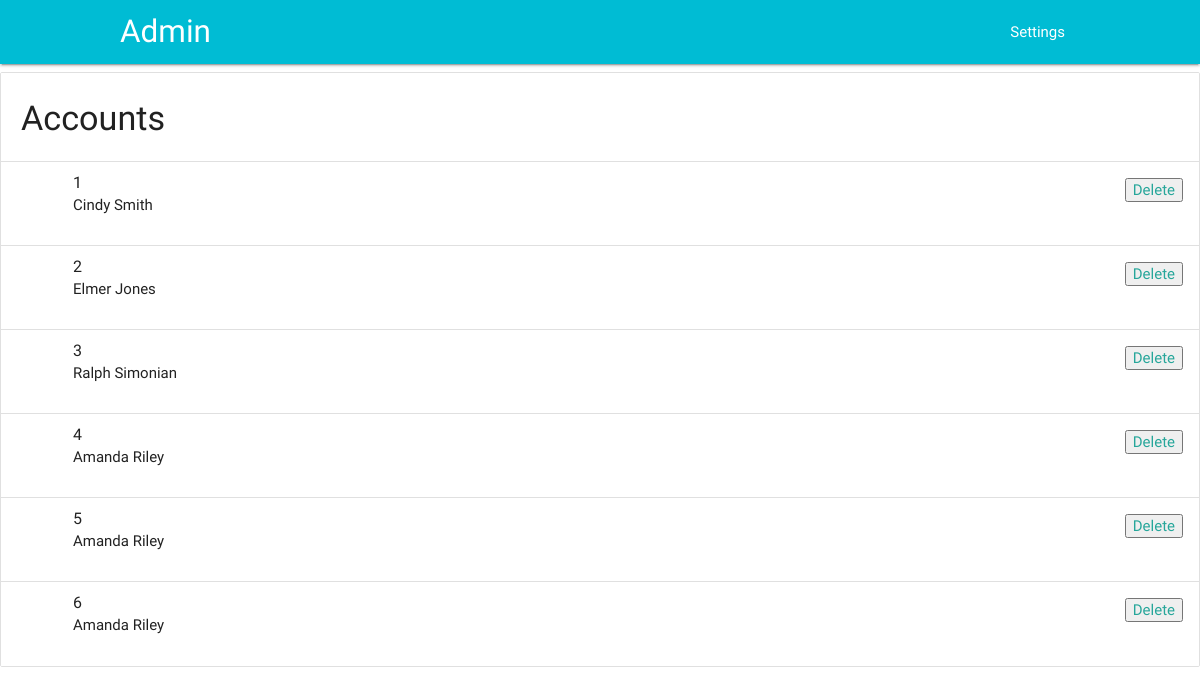
The page /hhp/admin/admin_accounts.php on the database its author committed.
### tables this page shows
CREATE TABLE Accounts
(
user_id     int auto_increment,
user_name   varchar(155)not null,
password    varchar(35) not null,
last_name  varchar(35) not null,
first_name   varchar(35) not null,
user_sname  varchar(50),
email       varchar(35) not null,
address     varchar(155),
age     	int not null,
user_type   varchar(35),
build_request boolean not null default 0,
CONSTRAINT PK_Person PRIMARY KEY (user_id,user_name)
);

### hhp/model/admin_fuctions.php (called while the page is built, shortened)
<?php
function getUsers() {
  $db = new PDO("mysql:host=localhost;dbname=hhp","root","");
  $query = 'SELECT * FROM Accounts
            ORDER BY user_id';
  $statement = $db->prepare($query);
  $statement->execute();
  $users = $statement->fetchAll();
  return $users;
}
?>

### hhp/admin/admin_accounts.php (the view, shortened to what this page needs)
<?php
include '../view/adminHeader.php';
require_once('../model/admin_fuctions.php');
$users = getUsers();
?>
<ul class="collection with-header">
       <li class="collection-header"><h4>Accounts</h4></li>
       <?php foreach($users as $user) : ?>
         <form action="." method="post">
         <li class="collection-item avatar">
        <span class="title"><?php echo $user['user_id']; ?></span>
        <p><?php echo $user['first_name']; ?> <?php echo $user['last_name']; ?>
        </p>
        <a href="#!" class="secondary-content"><input type="submit" value="Delete"></a>
      </li>
       <?php endforeach; ?>
     </ul>

### hhp/css/custom.css (style rules this page uses)
body { display: flex; min-height: 100vh; flex-direction: column; }
a { color: #0097a7; }

### rows shown on the page
accounts: user "1", first_name "Cindy", last_name "Smith"
accounts: user "2", first_name "Elmer", last_name "Jones"
accounts: user "3", first_name "Ralph", last_name "Simonian"
accounts: user "4", first_name "Amanda", last_name "Riley"
accounts: user "5", first_name "Amanda", last_name "Riley"
accounts: user "6", first_name "Amanda", last_name "Riley"
